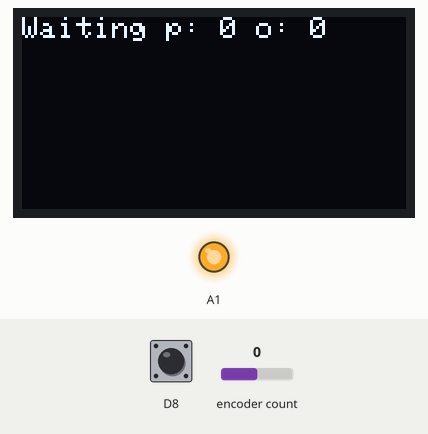
A program run on a simulated Arduino MKR. On the bench: 128×64 one-colour display, output pins drawn as LEDs (lit = HIGH). The inputs (shaded band) are chosen by the test bench; at power-on: D8 HIGH, encoder count 0. WiFi joins after 1.5 s; servers stay silent unless stated; random numbers use the default seed unless the program sets one; no MQTT or app messages arrive unless stated; what the program prints to the serial monitor is not drawn.

Above: at 7.8 s.
7.9 s: D8 driven LOW
At 8.09 s:
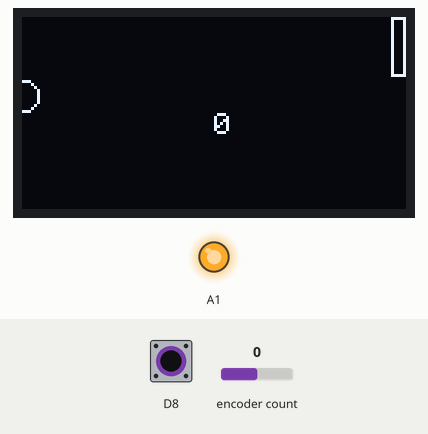
10.3 s: encoder count set to 1
At 10.56 s:
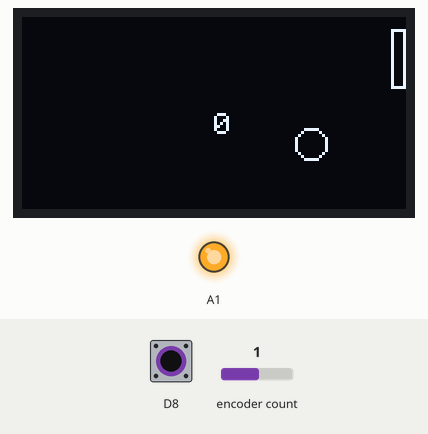
11.9 s: encoder count set to 2
At 14.7 s:
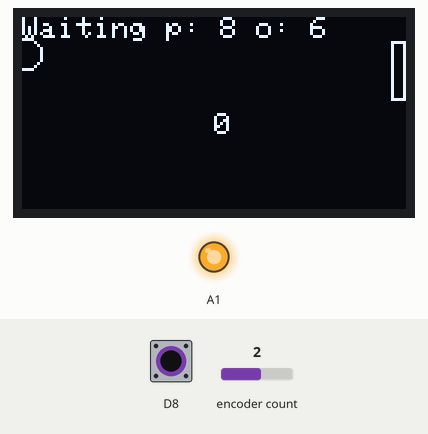
14.9 s: D8 pulsed HIGH 2 times (0.12 s each, 0.3 s apart)
At 15.32 s:
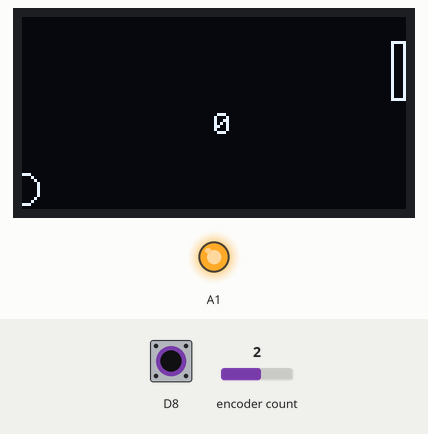
18.5 s: encoder count set to 3
At 18.92 s:
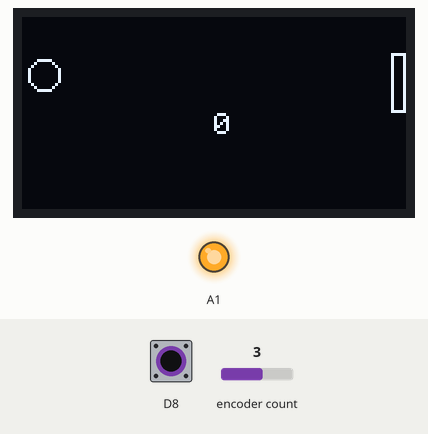
Timing chart, 0 to 21.2 s (numbered marks = the images above; inputs shaded):
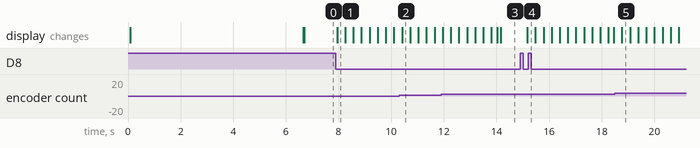

Measured:
- after the input at 7.9 s, the display: changes at once (image 1)
- after the input at 14.9 s, the display: changes after 0.27 s (image 4)

The program:

main.cpp
```cpp
#include <Arduino.h>
#include <Wire.h>
#include <Adafruit_I2CDevice.h>
#include <Adafruit_GFX.h>
#include <Adafruit_SSD1306.h>
#include <WiFiNINA.h>
#include <MQTT.h>
#include <Encoder.h>

#include "arduino_secrets.h"


//Screen
#define SCREEN_WIDTH 128
#define SCREEN_HEIGHT 64
#define OLED_RESET 4
Adafruit_SSD1306 display(SCREEN_WIDTH, SCREEN_HEIGHT, &Wire, OLED_RESET);

//Wifi
const char ssid[] = SECRET_SSID;
const char pass[] = SECRET_PASS;
WiFiClient net;
int status = WL_IDLE_STATUS;

//MQTT
MQTTClient client;
const char username[] = SECRET_MQTTU;
const char password[] = SECRET_MQTTP;
const char hostmqtt[] = SECRET_MQTTH;
////MQTT Topics
const char tball[] = "gamedata/ball";
const char tscore[] = "gamedata/score";
const char tcommand[] = "gamedata/command";

//Rotory encoder
Encoder myEnc(10,9);
int oldEncPos = 0;

//game settings
int bsize = 5;
int ppos = 0;
int pheight = 20;
int pwidth = 5;
int player = 0;
int opponent = 0;
int inypos = SCREEN_HEIGHT/2;
int indir = 0;
int myscore = 0;
int maxscore = 5;
//Hvad der skal køres efter hver loop;
#define START_GAME 0
#define CANCEL_GAME 1
#define INCOMING_GAME 2
#define PLAYBALL 3
#define GAME_LOST 4
#define MY_SCORE_ADD 5
#define GAME_WON 6
byte actionFlags = 0;


//prototyping
void connect(void);
bool PlayBall(int, bool);
void DrawBoard(int, int);
void SetPad(int);
void NewBall(void);
void SendData(String, String);
void OnMessage(String &topic, String &payload);
void RotaryButton(void);
void Reset(void);


void setup() {

	//Reset pin
	digitalWrite(PIN_A1, HIGH);
	pinMode(PIN_A1, OUTPUT);

	//Serial
	Serial.begin(115200);
	// while (!Serial)
	// {
	// 	; //Wait for serial
	// }
	Serial.println("Serial connected starting screen");

	//Screen
	// SSD1306_SWITCHCAPVCC = generate display voltage from 3.3V internally
	if(!display.begin(SSD1306_SWITCHCAPVCC, 0x3C))
	{ // Address for 128x64
		Serial.println(F("SSD1306 allocation failed"));
		for(;;); // Don't proceed, loop forever
	}
	display.clearDisplay();
	display.setTextSize(1); // Normal 1:1 pixel scale
	display.setTextColor(WHITE); // Draw white text
	display.setCursor(0,0); // Start at top-left corner
	display.println("Screen Ok");
	display.display();


	//MQTT and Wifi
	display.println("Connecting wifi and mqtt");
	display.display();
	connect();

	//Attach interrupt
	Serial.println("Attaching interrupts");
	display.println("Attaching interrupts");
	display.display();
	attachInterrupt(digitalPinToInterrupt(8), RotaryButton, LOW);


	Serial.println("Setup complete");
	display.clearDisplay();
}

void loop() {
	if (bitRead(actionFlags, START_GAME))
	{
		myscore = 0;
		player = random(1,10);
		do
		{
			opponent = random(1,10);
		} while (player == opponent);

		String sendgame = "";
		sendgame += "i";
		sendgame += "p:";
		sendgame += player;
		sendgame += "o:";
		sendgame += opponent;
		SendData(tcommand, sendgame);
		actionFlags = 0;
		NewBall();
	}
	else if (bitRead(actionFlags, INCOMING_GAME))
	{
		display.clearDisplay();
		display.println("Game startet waiting for ball");
		display.display();
		actionFlags = 0;
	}
	else if (bitRead(actionFlags, PLAYBALL))
	{
		bool scored = PlayBall(inypos, indir);
		bitClear(actionFlags, PLAYBALL);
	}
	else if (bitRead(actionFlags, MY_SCORE_ADD))
	{
		myscore++;
		if(myscore >= maxscore){
			String sendwin = "";
			sendwin += "w";
			sendwin += "p:";
			sendwin += player;
			SendData(tcommand, sendwin);
			actionFlags = 0;
			bitSet(actionFlags, GAME_WON);
		}
		else{
			NewBall();
			actionFlags = 0;
		}
	}
	else if (bitRead(actionFlags, GAME_LOST))
	{
		Reset();
		display.clearDisplay();
		display.setCursor(0,0);
		display.println("You Lost");
		display.display();
		delay(1000);
		display.clearDisplay();
		actionFlags = 0;
	}
	else if(bitRead(actionFlags, GAME_WON))
	{
		Reset();
		display.clearDisplay();
		display.setCursor(0,0);
		display.println("You Won");
		display.display();
		delay(1000);
		display.clearDisplay();
		actionFlags = 0;
	}
	else
	{
		display.setCursor(0,0);
		String waitstring = "Waiting";
		waitstring += " p: ";
		waitstring += player;
		waitstring += " o: ";
		waitstring += opponent;
		display.println(waitstring);
		display.display();
	}


	//Needs delay time for reading
	delay(100);
	client.loop();
}

void connect()
{
	//Wifi
	Serial.print("checking wifi...\n");
	while (status != WL_CONNECTED) {
    	Serial.print("Attempting to connect to SSID: ");
    	Serial.println(ssid);
    	// Connect to WPA/WPA2 network. Change this line if using open or WEP network:
    	status = WiFi.begin(ssid, pass);
    	// wait 10 seconds for connection:
    	delay(5000);
	}

	//MQTT
	Serial.print("\nconnecting");
	client.begin(hostmqtt, net);
	client.onMessage(OnMessage);
	String namebuilder = "unit";
	namebuilder += random(1,1000);
	while (!client.connect(namebuilder.c_str(), username, password, false))
	{
    	Serial.print(".");
    	delay(1000);
	}
	Serial.println("\nconnected!");
	client.subscribe("gamedata/command");
	client.subscribe("gamedata/ball");
	client.subscribe("gamedata/score");
}

bool PlayBall(int ypos,bool dir){
	int bypos = ypos;
	//true == ned
	bool bdir = dir;
	int rbxpos = SCREEN_WIDTH;
	for (int bxpos = 0; bxpos < SCREEN_WIDTH ; bxpos++)
	{
		if (bdir)
		{
			bypos++;
		}
		else
		{
			bypos--;
		}
		if (bypos > SCREEN_HEIGHT - bsize || bypos < 0 + bsize)
		{
			bdir = !bdir;
		}
		if(bxpos > SCREEN_WIDTH - pwidth - bsize)
		{
			if(bypos > ppos && bypos < ppos + pheight){
				rbxpos = bxpos;
				break;
			}
		}
		DrawBoard(bxpos, bypos);
	}
	//check if scored
	//Todo better pad detection
	if (bypos < ppos || bypos > ppos + pheight)
	{
		display.setCursor(0, SCREEN_HEIGHT - 7);
		display.println("Other player scored");
		display.display();
		String sendscore = "";
		sendscore += "o:";
		sendscore += opponent;
		sendscore += "s:1";
		SendData(tscore, sendscore);
		return true;
	}
	for (int bxpos = rbxpos; bxpos > 0; bxpos--)
	{
		if (bdir)
		{
			bypos++;
		}
		else
		{
			bypos--;
		}
		if (bypos > SCREEN_HEIGHT - bsize || bypos < 0 + bsize)
		{
			bdir = !bdir;
		}
		DrawBoard(bxpos, bypos);
	}
	String sendpos = "";
	sendpos += "p:";
	sendpos += player;
	sendpos += "y:";
	sendpos += bypos;
	sendpos += "d:";
	sendpos += dir;
	SendData(tball, sendpos);
	//needs delay to function
	return false;
}

void DrawBoard(int bxpos, int bypos)
{
	SetPad(myEnc.read());
	display.clearDisplay();
	//pad
	display.drawRect(SCREEN_WIDTH - pwidth, ppos, pwidth, pheight, WHITE);
	//ball
	display.drawCircle(bxpos, bypos, bsize, WHITE);
	//score
	display.setCursor(SCREEN_WIDTH/2,SCREEN_HEIGHT/2);
	display.println(myscore);
	display.display();
}

void SetPad(int encoderpos)
{
	if(encoderpos != oldEncPos)
	{
		int change = encoderpos - oldEncPos;
		int newpos = ppos;
		if (change > 1)
		{
			newpos = ppos + 4;
		}
		else if(change < -1)
		{
			newpos = ppos - 4;
		}

		if(newpos > SCREEN_HEIGHT - pheight)
		{
			ppos = SCREEN_HEIGHT - pheight;
		}
		else if(newpos < 0)
		{
			ppos = 0;
		}
		else
		{
			ppos = newpos;
		}
		oldEncPos = encoderpos;
	}
}

void NewBall(){
	PlayBall(random(bsize, SCREEN_HEIGHT - bsize),random(0, 2));
}

void SendData(String topic, String payload){
	if (!client.connected()) {
    	connect();
	}
	client.publish(topic, payload, false, 2);
}

void OnMessage(String &topic, String &payload){
	//Serial.println(payload);
	if(topic == tball)
	{
		if (payload.substring(2,payload.indexOf("y")).toInt() == opponent)
		{
			inypos = payload.substring(payload.indexOf("y")+2,payload.indexOf("d")).toInt();
			indir = (int)payload[payload.length()-1];
			bitSet(actionFlags, PLAYBALL);
		}
	}
	else if(topic == tscore)
	{
		if(payload.substring(2, payload.indexOf("s")).toInt() == player)
		{
			bitSet(actionFlags, MY_SCORE_ADD);
		}
	}
	else if(topic == tcommand)
	{
		if(payload[0] == 'i')
		{
			int incommingplayer = payload.substring(payload.indexOf("p") + 2, payload.indexOf("o")).toInt();
			if(incommingplayer != player)
			{
				int incommingopponent = payload.substring(payload.indexOf("o") + 2, payload.length()).toInt();
				opponent = incommingplayer;
				player = incommingopponent;
				bitSet(actionFlags, INCOMING_GAME);
			}
		}
		else if(payload[0] == 'w')
		{
			int incommingplayer = payload.substring(payload.indexOf("p") + 2, payload.length()).toInt();
			if(incommingplayer == opponent)
			{
				bitSet(actionFlags, GAME_LOST);
			}
		}
		else if(payload[0] == 'r')
		{
			digitalWrite(PIN_A1, LOW);
		}
	}
}

void RotaryButton()
{
	bitSet(actionFlags, START_GAME);
}

void Reset()
{
	myscore = 0;
	ppos = 0;
	player = 0;
	opponent = 0;
}
```

arduino_secrets.h
```cpp
#define SECRET_SSID "SibirienAP"
#define SECRET_PASS "Siberia51244"

#define SECRET_MQTTN "unit"
#define SECRET_MQTTU "hazeltail958"
#define SECRET_MQTTP "FIcSUcWaLwow5JcA"
#define SECRET_MQTTH "hazeltail958.cloud.shiftr.io"
```
